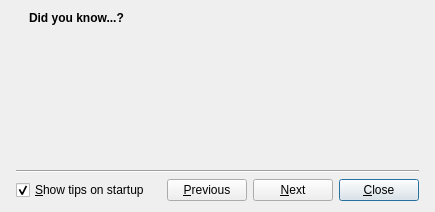
<?xml version="1.0" encoding="UTF-8"?>
<ui version="4.0">
 <class>TipDlg</class>
 <widget class="QDialog" name="TipDlg">
  <property name="geometry">
   <rect>
    <x>0</x>
    <y>0</y>
    <width>435</width>
    <height>212</height>
   </rect>
  </property>
  <property name="windowTitle">
   <string>Tip of the day</string>
  </property>
  <layout class="QVBoxLayout">
   <item>
    <layout class="QVBoxLayout">
     <property name="leftMargin">
      <number>5</number>
     </property>
     <property name="rightMargin">
      <number>5</number>
     </property>
     <item>
      <layout class="QHBoxLayout">
       <item>
        <widget class="QLabel" name="watermark">
         <property name="sizePolicy">
          <sizepolicy hsizetype="Fixed" vsizetype="Fixed">
           <horstretch>0</horstretch>
           <verstretch>0</verstretch>
          </sizepolicy>
         </property>
         <property name="pixmap">
          <pixmap>image0</pixmap>
         </property>
         <property name="scaledContents">
          <bool>true</bool>
         </property>
         <property name="wordWrap">
          <bool>false</bool>
         </property>
        </widget>
       </item>
       <item>
        <layout class="QVBoxLayout">
         <item>
          <widget class="QLabel" name="tip_label_2">
           <property name="sizePolicy">
            <sizepolicy hsizetype="MinimumExpanding" vsizetype="Minimum">
             <horstretch>0</horstretch>
             <verstretch>0</verstretch>
            </sizepolicy>
           </property>
           <property name="text">
            <string>&lt;b&gt;Did you know...?&lt;/b&gt;</string>
           </property>
           <property name="wordWrap">
            <bool>false</bool>
           </property>
          </widget>
         </item>
         <item>
          <widget class="QLabel" name="tip_label">
           <property name="sizePolicy">
            <sizepolicy hsizetype="MinimumExpanding" vsizetype="MinimumExpanding">
             <horstretch>0</horstretch>
             <verstretch>0</verstretch>
            </sizepolicy>
           </property>
           <property name="text">
            <string/>
           </property>
           <property name="alignment">
            <set>Qt::AlignVCenter</set>
           </property>
           <property name="wordWrap">
            <bool>true</bool>
           </property>
           <property name="openExternalLinks">
            <bool>true</bool>
           </property>
          </widget>
         </item>
        </layout>
       </item>
      </layout>
     </item>
     <item>
      <widget class="Line" name="line1">
       <property name="frameShape">
        <enum>QFrame::HLine</enum>
       </property>
       <property name="frameShadow">
        <enum>QFrame::Sunken</enum>
       </property>
      </widget>
     </item>
     <item>
      <layout class="QHBoxLayout">
       <item>
        <widget class="QCheckBox" name="show_tips">
         <property name="text">
          <string>&amp;Show tips on startup</string>
         </property>
         <property name="shortcut">
          <string>Alt+S</string>
         </property>
         <property name="checked">
          <bool>true</bool>
         </property>
        </widget>
       </item>
       <item>
        <spacer name="horizontalSpacer">
         <property name="orientation">
          <enum>Qt::Horizontal</enum>
         </property>
         <property name="sizeHint" stdset="0">
          <size>
           <width>40</width>
           <height>20</height>
          </size>
         </property>
        </spacer>
       </item>
       <item>
        <widget class="QPushButton" name="previous_button">
         <property name="text">
          <string>&amp;Previous</string>
         </property>
         <property name="shortcut">
          <string>Alt+P</string>
         </property>
        </widget>
       </item>
       <item>
        <widget class="QPushButton" name="next_button">
         <property name="text">
          <string>&amp;Next</string>
         </property>
         <property name="shortcut">
          <string>Alt+N</string>
         </property>
        </widget>
       </item>
       <item>
        <widget class="QPushButton" name="OK_button">
         <property name="text">
          <string>&amp;Close</string>
         </property>
         <property name="shortcut">
          <string>Alt+C</string>
         </property>
         <property name="default">
          <bool>true</bool>
         </property>
        </widget>
       </item>
      </layout>
     </item>
    </layout>
   </item>
  </layout>
 </widget>
 <layoutdefault spacing="6" margin="11"/>
 <resources/>
 <connections>
  <connection>
   <sender>OK_button</sender>
   <signal>clicked()</signal>
   <receiver>TipDlg</receiver>
   <slot>close()</slot>
   <hints>
    <hint type="sourcelabel">
     <x>20</x>
     <y>20</y>
    </hint>
    <hint type="destinationlabel">
     <x>20</x>
     <y>20</y>
    </hint>
   </hints>
  </connection>
  <connection>
   <sender>previous_button</sender>
   <signal>clicked()</signal>
   <receiver>TipDlg</receiver>
   <slot>previous()</slot>
   <hints>
    <hint type="sourcelabel">
     <x>20</x>
     <y>20</y>
    </hint>
    <hint type="destinationlabel">
     <x>20</x>
     <y>20</y>
    </hint>
   </hints>
  </connection>
  <connection>
   <sender>next_button</sender>
   <signal>clicked()</signal>
   <receiver>TipDlg</receiver>
   <slot>next()</slot>
   <hints>
    <hint type="sourcelabel">
     <x>20</x>
     <y>20</y>
    </hint>
    <hint type="destinationlabel">
     <x>20</x>
     <y>20</y>
    </hint>
   </hints>
  </connection>
 </connections>
</ui>
